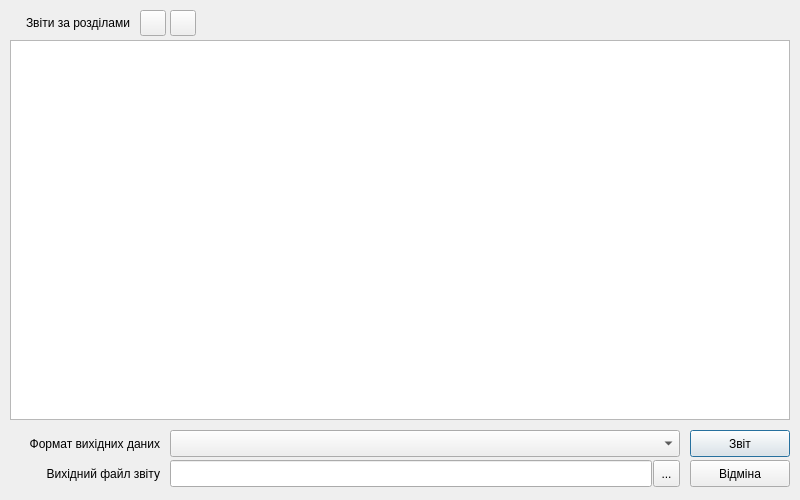
<?xml version="1.0" encoding="UTF-8"?>
<ui version="4.0">
 <class>Report_win</class>
 <widget class="QDialog" name="Report_win">
  <property name="windowModality">
   <enum>Qt::ApplicationModal</enum>
  </property>
  <property name="geometry">
   <rect>
    <x>0</x>
    <y>0</y>
    <width>800</width>
    <height>500</height>
   </rect>
  </property>
  <property name="windowTitle">
   <string>Звітні матеріали</string>
  </property>
  <property name="windowIcon">
   <iconset>
    <normaloff>../icons/16x16/categories/applications-engineering.png</normaloff>../icons/16x16/categories/applications-engineering.png</iconset>
  </property>
  <property name="locale">
   <locale language="Ukrainian" country="Ukraine"/>
  </property>
  <property name="modal">
   <bool>true</bool>
  </property>
  <widget class="QTreeView" name="treeView">
   <property name="geometry">
    <rect>
     <x>10</x>
     <y>40</y>
     <width>780</width>
     <height>380</height>
    </rect>
   </property>
   <property name="headerHidden">
    <bool>true</bool>
   </property>
  </widget>
  <widget class="QComboBox" name="comboBox">
   <property name="geometry">
    <rect>
     <x>170</x>
     <y>430</y>
     <width>510</width>
     <height>27</height>
    </rect>
   </property>
  </widget>
  <widget class="QLabel" name="label">
   <property name="geometry">
    <rect>
     <x>10</x>
     <y>430</y>
     <width>150</width>
     <height>27</height>
    </rect>
   </property>
   <property name="layoutDirection">
    <enum>Qt::LeftToRight</enum>
   </property>
   <property name="text">
    <string>Формат вихідних даних</string>
   </property>
   <property name="alignment">
    <set>Qt::AlignRight|Qt::AlignTrailing|Qt::AlignVCenter</set>
   </property>
  </widget>
  <widget class="QLabel" name="label_2">
   <property name="geometry">
    <rect>
     <x>10</x>
     <y>460</y>
     <width>150</width>
     <height>27</height>
    </rect>
   </property>
   <property name="text">
    <string>Вихідний файл звіту</string>
   </property>
   <property name="alignment">
    <set>Qt::AlignRight|Qt::AlignTrailing|Qt::AlignVCenter</set>
   </property>
  </widget>
  <widget class="QLineEdit" name="lineEdit">
   <property name="geometry">
    <rect>
     <x>170</x>
     <y>460</y>
     <width>482</width>
     <height>27</height>
    </rect>
   </property>
  </widget>
  <widget class="QToolButton" name="toolButton">
   <property name="geometry">
    <rect>
     <x>653</x>
     <y>460</y>
     <width>27</width>
     <height>27</height>
    </rect>
   </property>
   <property name="text">
    <string>...</string>
   </property>
  </widget>
  <widget class="QToolButton" name="toolButton_2">
   <property name="geometry">
    <rect>
     <x>140</x>
     <y>10</y>
     <width>26</width>
     <height>26</height>
    </rect>
   </property>
   <property name="icon">
    <iconset>
     <normaloff>../icons/16x16/expandall.png</normaloff>../icons/16x16/expandall.png</iconset>
   </property>
  </widget>
  <widget class="QToolButton" name="toolButton_3">
   <property name="geometry">
    <rect>
     <x>170</x>
     <y>10</y>
     <width>26</width>
     <height>26</height>
    </rect>
   </property>
   <property name="icon">
    <iconset>
     <normaloff>../icons/16x16/collapsall.png</normaloff>../icons/16x16/collapsall.png</iconset>
   </property>
  </widget>
  <widget class="QLabel" name="label_3">
   <property name="geometry">
    <rect>
     <x>10</x>
     <y>10</y>
     <width>120</width>
     <height>26</height>
    </rect>
   </property>
   <property name="layoutDirection">
    <enum>Qt::LeftToRight</enum>
   </property>
   <property name="text">
    <string>Звіти за розділами</string>
   </property>
   <property name="alignment">
    <set>Qt::AlignRight|Qt::AlignTrailing|Qt::AlignVCenter</set>
   </property>
  </widget>
  <widget class="QPushButton" name="pushButton">
   <property name="geometry">
    <rect>
     <x>690</x>
     <y>430</y>
     <width>100</width>
     <height>27</height>
    </rect>
   </property>
   <property name="text">
    <string>Звіт</string>
   </property>
   <property name="icon">
    <iconset>
     <normaloff>../icons/16x16/document-preview.png</normaloff>../icons/16x16/document-preview.png</iconset>
   </property>
  </widget>
  <widget class="QPushButton" name="pushButton_2">
   <property name="geometry">
    <rect>
     <x>690</x>
     <y>460</y>
     <width>100</width>
     <height>27</height>
    </rect>
   </property>
   <property name="text">
    <string>Відміна</string>
   </property>
   <property name="icon">
    <iconset>
     <normaloff>../icons/16x16/dialog-cancel.png</normaloff>../icons/16x16/dialog-cancel.png</iconset>
   </property>
  </widget>
 </widget>
 <resources/>
 <connections>
  <connection>
   <sender>toolButton_2</sender>
   <signal>clicked()</signal>
   <receiver>treeView</receiver>
   <slot>expandAll()</slot>
   <hints>
    <hint type="sourcelabel">
     <x>72</x>
     <y>372</y>
    </hint>
    <hint type="destinationlabel">
     <x>299</x>
     <y>148</y>
    </hint>
   </hints>
  </connection>
  <connection>
   <sender>toolButton_3</sender>
   <signal>clicked()</signal>
   <receiver>treeView</receiver>
   <slot>collapseAll()</slot>
   <hints>
    <hint type="sourcelabel">
     <x>102</x>
     <y>372</y>
    </hint>
    <hint type="destinationlabel">
     <x>299</x>
     <y>148</y>
    </hint>
   </hints>
  </connection>
 </connections>
</ui>
